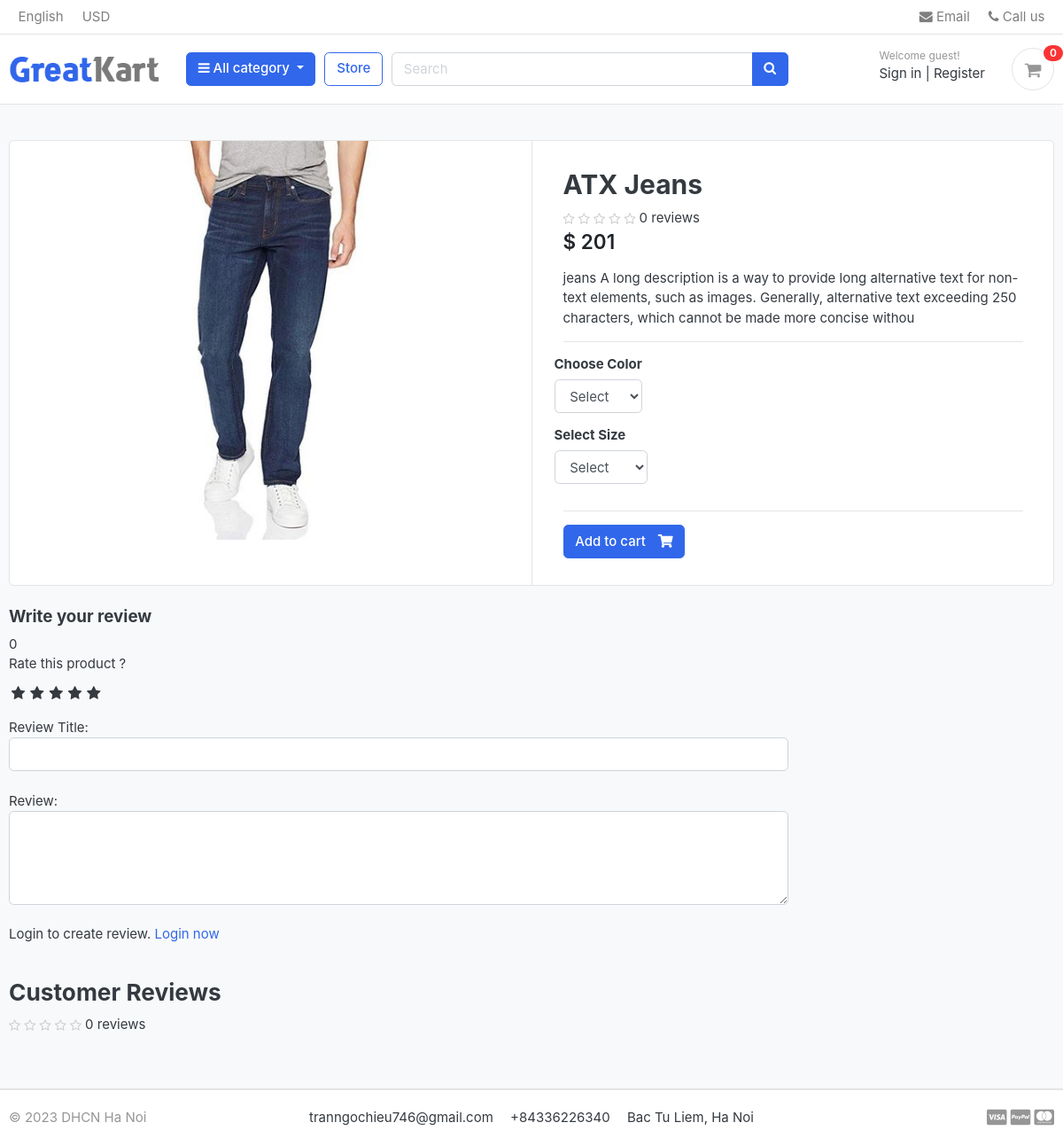
Before: /store/category/jeans/atx-jeans/ with the older database file.
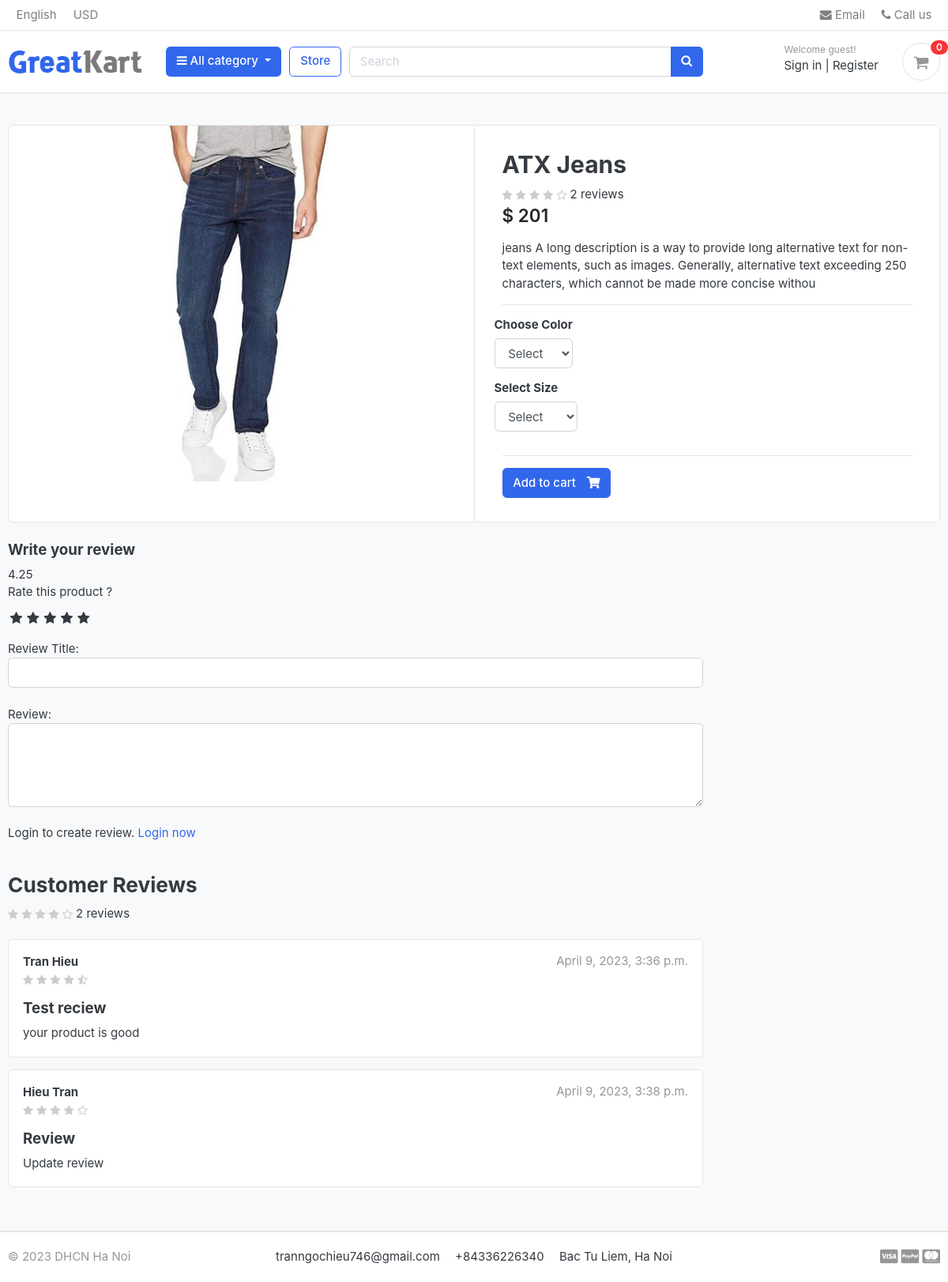
After: the same page with the newer database file.
### store/models.py (models this page shows, shortened)
class Product(models.Model):
    product_name    = models.CharField(max_length=200, unique=True)
    slug            = models.SlugField(max_length=200, unique=True)
    description     = models.TextField(max_length=200, blank=True)
    price           = models.IntegerField()
    images          = models.ImageField(upload_to='photos/products', blank=True)
    stock           = models.IntegerField()
    is_available    = models.BooleanField(default=True)
    category        = models.ForeignKey(Category, on_delete=models.CASCADE)
    created_date    = models.DateTimeField(auto_now_add=True)
    modified_date   = models.DateTimeField(auto_now=True)
    def averageReview(self):
        reviews = ReviewRating.objects.filter(product=self, status=True).aggregate(average=Avg('rating'))
        avg = 0
        if reviews['average'] is not None:
            avg = float(reviews['average'])
        return avg
    def countReview(self):
        reviews = ReviewRating.objects.filter(product=self, status=True).aggregate(count=Count('rating'))
        count = 0
        if reviews['count'] is not None:
            count = int(reviews['count'])
        return count

class ReviewRating(models.Model):
    product = models.ForeignKey(Product, on_delete=models.CASCADE)
    user = models.ForeignKey(Account, on_delete=models.CASCADE)
    subject = models.CharField(max_length=100, blank=True)
    review = models.TextField(max_length=500, blank=True)
    rating = models.FloatField()
    ip = models.CharField(max_length=20, blank=True)
    status = models.BooleanField(default=True)
    created_at = models.DateTimeField(auto_now_add=True)
    updated_at = models.DateTimeField(auto_now_add=True)

### accounts/models.py (models this page shows, shortened)
class Account(AbstractBaseUser):
    first_name      = models.CharField(max_length=50)
    last_name       = models.CharField(max_length=50)
    username        = models.CharField(max_length=50, unique=True)
    email           = models.EmailField(max_length=100, unique=True)
    phone_number    = models.CharField(max_length=50)
    date_joined     = models.DateTimeField(auto_now_add=True)
    last_login      = models.DateTimeField(auto_now_add=True)
    is_admin        = models.BooleanField(default=False)
    is_staff        = models.BooleanField(default=False)
    is_active       = models.BooleanField(default=False)
    is_superadmin   = models.BooleanField(default=False)
    USERNAME_FIELD = 'email'
    REQUIRED_FIELDS = ['username', 'first_name', 'last_name']
    objects = MyAccountManager()
    def full_name(self):
        return f'{self.first_name} {self.last_name}'

### store/views.py (the view)
# urls.py: path("category/<slug:category_slug>/<slug:product_slug>/", views.product_detail, name="product_detail"),
def product_detail(request, category_slug, product_slug):
    try:
        single_product = Product.objects.get(category__slug=category_slug, slug=product_slug)
        in_cart = CartItem.objects.filter(cart__cart_id=_cart_id(request), product=single_product).exists()
    except Exception as ex:
        raise ex
    if request.user.is_authenticated:
        try:
            orderproduct = OrderProduct.objects.filter(user=request.user, product_id=single_product.id).exists()
        except OrderProduct.DoesNotExist:
            orderproduct = None
    else:
        orderproduct = None
    reviews = ReviewRating.objects.filter(product_id=single_product.id, status=True)
    context = {
        'single_product': single_product,
        'in_cart': in_cart,
        'orderproduct': orderproduct,
        'reviews': reviews,
    }
    return render(request, 'store/product_detail.html', context)

### Template/store/product_detail.html (shortened to what this page needs)
{% extends 'base.html' %}
{% load static %}
{% block content %}
<section class="section-content padding-y bg">
    <div class="container">
    <div class="card">
        <div class="row no-gutters">
            <aside class="col-md-6">
                <article class="gallery-wrap">
                    <div class="img-big-wrap">
                        <a href="#"><img src="{{ single_product.images.url }}"></a>
                    </div>
                </article>
            </aside>
            <main class="col-md-6 border-left">
            <form action="{% url 'add_cart' single_product.id %}" method="POST">
                <article class="content-body">
                <h2 class="title">{{ single_product.product_name }}</h2>
                <div class="rating-stars">
                    <span>
                        <i class="fa fa-star{% if single_product.averageReview < 0.5 %}-o{% elif single_product.averageReview >= 0.5 and single_product.averageReview < 1 %}-half-o {% endif %}" aria-hidden="true"></i>
                        <i class="fa fa-star{% if single_product.averageReview < 1.5 %}-o{% elif single_product.averageReview >= 1.5 and single_product.averageReview < 2 %}-half-o {% endif %}" aria-hidden="true"></i>
                        <i class="fa fa-star{% if single_product.averageReview < 2.5 %}-o{% elif single_product.averageReview >= 2.5 and single_product.averageReview < 3 %}-half-o {% endif %}" aria-hidden="true"></i>
                        <i class="fa fa-star{% if single_product.averageReview < 3.5 %}-o{% elif single_product.averageReview >= 3.5 and single_product.averageReview < 4 %}-half-o {% endif %}" aria-hidden="true"></i>
                        <i class="fa fa-star{% if single_product.averageReview < 4.5 %}-o{% elif single_product.averageReview >= 4.5 and single_product.averageReview < 5 %}-half-o {% endif %}" aria-hidden="true"></i>
                    </span>
                </div>
                <span>{{ single_product.countReview }} reviews</span>
                <div class="mb-3">
                    <var class="price h4">$ {{ single_product.price }}</var>
                </div>
                <p>{{ single_product.description }}</p>
                <hr>
                    <div class="row">
                        <div class="item-option-select">
                            <h6>Choose Color</h6>
                              <select name="color" class="form-control" required>
                                <option value="" disabled selected>Select</option>
                              </select>
                        </div>
                    </div>
                    <div class="row">
                        <div class="item-option-select">
                            <h6>Select Size</h6>
                              <select name="size" class="form-control">
                                <option value="" disabled selected>Select</option>
                              </select>
                        </div>
                    </div>
                    <hr>
                    {% if single_product.stock <= 0 %}
                        <h5 class="text-danger">Out of stock</h5>
                        {% else %}
                            <button type="submit" class="btn btn-primary"> <span class="text">Add to cart</span> <i class="fas fa-shopping-cart"></i>  </button>
                    {% endif %}
                </article>
              </form>
            </main>
        </div>
    </div>
    <br>
    <div class="row">
                <div class="col-md-9">
        <form action="{% url 'submit_review' single_product.id %}" method="POST">
            <h5>Write your review </h5>
            {{ single_product.averageReview }}
            <div>
                <label>Rate this product ?</label>
                <br>
                <div class="rate">
                    <input type="radio" name="rating" id="rating10" value="5" required /><label for="rating10" title="5"></label>
                    <input type="radio" name="rating" id="rating8" value="4" required /><label for="rating8" title="4"></label>
                    <input type="radio" name="rating" id="rating6" value="3" required /><label for="rating6" title="3"></label>
                    <input type="radio" name="rating" id="rating4" value="2" required /><label for="rating4" title="2"></label>
                    <input type="radio" name="rating" id="rating2" value="1" required /><label for="rating2" title="1"></label>
                </div>
    <br>
                Review Title:
                <input type="text" class="form-control" name="subject" />
                <br>
                Review:
                <textarea name="review" rows="4" class="form-control"></textarea>
                <br>
                {% if user.is_authenticated %}
                    {% if orderproduct %}
                        <input type="submit" value="Submit Review" class="btn btn-primary" />
                    {% else %}
                        <p>You must purchase this product to post your review. </p>
                    {% endif %}
                {% else %}
                <p>Login to create review. <span><a href="{% url 'login' %}">Login now</a></span></p>
                {% endif %}
            </div>
        </form>
    <br>
<header class="section-heading">
    <h3>Customer Reviews </h3>
    <div class="rating-stars">
        <span>
            <i class="fa fa-star{% if single_product.averageReview < 0.5 %}-o{% elif single_product.averageReview >= 0.5 and single_product.averageReview < 1 %}-half-o {% endif %}" aria-hidden="true"></i>
            <i class="fa fa-star{% if single_product.averageReview < 1.5 %}-o{% elif single_product.averageReview >= 1.5 and single_product.averageReview < 2 %}-half-o {% endif %}" aria-hidden="true"></i>
            <i class="fa fa-star{% if single_product.averageReview < 2.5 %}-o{% elif single_product.averageReview >= 2.5 and single_product.averageReview < 3 %}-half-o {% endif %}" aria-hidden="true"></i>
            <i class="fa fa-star{% if single_product.averageReview < 3.5 %}-o{% elif single_product.averageReview >= 3.5 and single_product.averageReview < 4 %}-half-o {% endif %}" aria-hidden="true"></i>
            <i class="fa fa-star{% if single_product.averageReview < 4.5 %}-o{% elif single_product.averageReview >= 4.5 and single_product.averageReview < 5 %}-half-o {% endif %}" aria-hidden="true"></i>
        </span>
    </div>
    <span>{{ single_product.countReview }} reviews</span>
</header>
{% for review in reviews %}
        <article class="box mb-3">
            <div class="icontext w-100">
                <div class="text">
                    <span class="date text-muted float-md-right">{{ review.updated_at }}</span>
                    <h6 class="mb-1">{{ review.user.full_name }}</h6>
                    <div class="rating-stars">
                        <span>
                            <i class="fa fa-star{% if review.rating == 0.5 %}-half-o{% elif review.rating < 1 %}-o {% endif %}" aria-hidden="true"></i>
                            <i class="fa fa-star{% if review.rating == 1.5 %}-half-o{% elif review.rating < 2 %}-o {% endif %}" aria-hidden="true"></i>
                            <i class="fa fa-star{% if review.rating == 2.5 %}-half-o{% elif review.rating < 3 %}-o {% endif %}" aria-hidden="true"></i>
                            <i class="fa fa-star{% if review.rating == 3.5 %}-half-o{% elif review.rating < 4 %}-o {% endif %}" aria-hidden="true"></i>
                            <i class="fa fa-star{% if review.rating == 4.5 %}-half-o{% elif review.rating < 5 %}-o {% endif %}" aria-hidden="true"></i>
                        </span>
                    </div>
                </div>
            </div>
            <div class="mt-3">
                <h5>{{ review.subject }}</h5>
                <p>
                    {{ review.review }}
                </p>
            </div>
        </article>
{% endfor%}
        </div>
    </div>
    </div>
    </section>
{% endblock %}

### Template/base.html (shortened to what this page needs)
{% load static %}
<!DOCTYPE HTML>
<html lang="en">
<head>
<link href="{% static 'css/bootstrap.css' %}" rel="stylesheet" type="text/css"/>
<link href="{% static 'fonts/fontawesome/css/all.min.css' %}" type="text/css" rel="stylesheet">
<link href="{% static 'css/ui.css' %}" rel="stylesheet" type="text/css"/>
<link href="{% static 'css/responsive.css' %}" rel="stylesheet" media="only screen and (max-width: 1200px)" />
<link href="{% static 'css/custom.css' %}" rel="stylesheet" type="text/css"/>
<link rel="stylesheet" href="https://cdnjs.cloudflare.com/ajax/libs/font-awesome/4.7.0/css/font-awesome.min.css">
</head>
<body>
    {% include 'includes/navbar.html' %}
    {% block content %}{% endblock content %}
    {% include 'includes/footer.html' %}

### Template/includes/navbar.html (shortened to what this page needs)
{% load static %}
<header class="section-header">
    <nav class="navbar p-md-0 navbar-expand-sm navbar-light border-bottom">
    <div class="container">
      <div class="collapse navbar-collapse" id="navbarTop4">
        <ul class="navbar-nav mr-auto">
            <li class="nav-item dropdown">
                 <a href="#" class="nav-link">   English </a>
            </li>
            <li class="nav-item dropdown">
                <a href="#" class="nav-link"> USD </a>
            </li>
        </ul>
        <ul class="navbar-nav">
            <li><a href="#" class="nav-link"> <i class="fa fa-envelope"></i> Email </a></li>
            <li><a href="#" class="nav-link"> <i class="fa fa-phone"></i> Call us </a></li>
        </ul>
      </div>
    </div>
    </nav>
    <section class="header-main border-bottom">
        <div class="container">
    <div class="row align-items-center">
        <div class="col-lg-2 col-md-3 col-6">
            <a href="{% url 'home' %}" class="brand-wrap">
                <img class="logo" src="{% static './images/logo.png' %}">
            </a>
        </div>
        <div class="col-lg col-sm col-md col-6 flex-grow-0">
            <div class="category-wrap dropdown d-inline-block float-right">
                <button type="button" class="btn btn-primary dropdown-toggle" data-toggle="dropdown">
                    <i class="fa fa-bars"></i> All category
                </button>
            </div>
        </div>
        <a href="{% url 'store' %}" class="btn btn-outline-primary">Store</a>
        <div class="col-lg  col-md-6 col-sm-12 col">
            <form action="{% url 'search' %}" class="search" method="GET">
                <div class="input-group w-100">
                    <input type="text" class="form-control" style="width:60%;" placeholder="Search", name="keyword">
                    <div class="input-group-append">
                      <button class="btn btn-primary" type="submit">
                        <i class="fa fa-search"></i>
                      </button>
                    </div>
                </div>
            </form>
        </div>
        <div class="col-lg-3 col-sm-6 col-8 order-2 order-lg-3">
                    <div class="d-flex justify-content-end mb-3 mb-lg-0">
                        {% if user.id is None %}
                        <div class="widget-header">
                            <small class="title text-muted">Welcome guest!</small>
                            <div>
                                <a href="{% url 'login' %}">Sign in</a> <span class="dark-transp"> | </span>
                                <a href="{% url 'register' %}"> Register</a>
                            </div>
                        </div>
                        {% endif %}
                        <a href="{% url 'cart' %}" class="widget-header pl-3 ml-3">
                            <div class="icon icon-sm rounded-circle border"><i class="fa fa-shopping-cart"></i></div>
                            <span class="badge badge-pill badge-danger notify">{{ cart_count }}</span>
                        </a>
                    </div>
                </div>
    </div>
        </div>
    </section>
</header>

### Template/includes/footer.html
<footer class="section-footer border-top">
	<div class="container">
		<section class="footer-bottom border-top row">
			<div class="col-md-2">
				<p class="text-muted"> &copy 2023 DHCN Ha Noi </p>
			</div>
			<div class="col-md-8 text-md-center">
				<span  class="px-2">tranngochieu746@gmail.com</span>
				<span  class="px-2">+84336226340</span>
				<span  class="px-2">Bac Tu Liem, Ha Noi</span>
			</div>
			<div class="col-md-2 text-md-right text-muted">
				<i class="fab fa-lg fa-cc-visa"></i>
				<i class="fab fa-lg fa-cc-paypal"></i>
				<i class="fab fa-lg fa-cc-mastercard"></i>
			</div>
		</section>
	</div>
</footer>

Changed rows visible on the page:
computed for Product "ATX Jeans": countReview "0" → "2"; averageReview "0" → "4.25"
added ReviewRating: updated_at "April 9, 2023, 3:36 p.m.", user.full_name "Tran Hieu", rating 4.5 (drawn), subject "Test reciew", review "your product is good"
added ReviewRating: updated_at "April 9, 2023, 3:38 p.m.", user.full_name "Hieu Tran", rating 4 (drawn), subject "Review", review "Update review"
